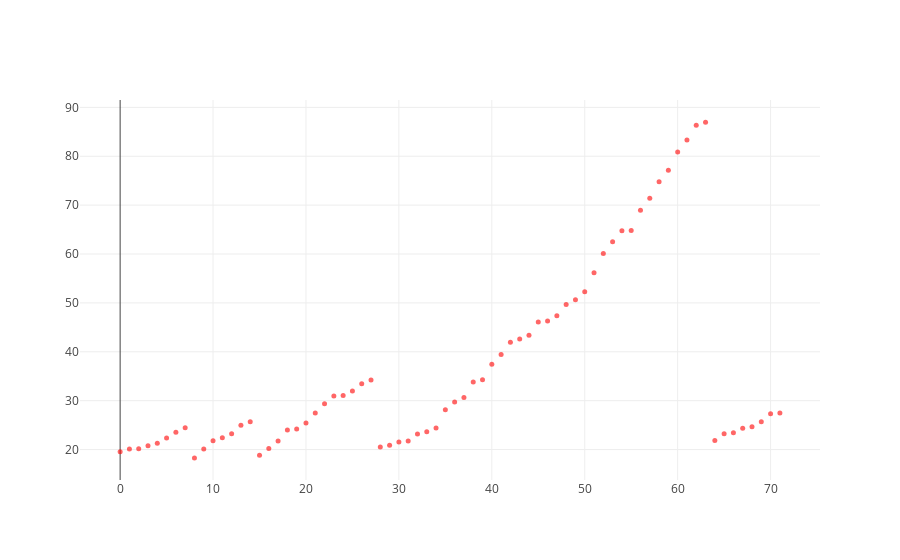

The cell this chart's notebook holds for it:
### Markdown cell above
## Case 1: Clustering a single variable
In this case we make an expectation that engine heat always increases.

### Code cell
from plotly.offline import download_plotlyjs, init_notebook_mode, plot, iplot
import plotly.graph_objs as go

init_notebook_mode(connected=True)

df_case1 = df_init.copy()

df_case1 = generate_engine_heat(df_case1)

fig = go.Figure()
fig.add_scatter(
    x=df_case1['time'],
    y=df_case1['engine_heat'],
    mode='markers',
    marker={
        'size': 5,
        'color': 'red',
        'opacity': 0.6,
        'colorscale': 'Viridis'
    }
)
iplot(fig)

### Figure 1 — Plotly figure (JSON) as saved in the notebook; plotly's stock layout.template omitted (floating-point values rounded to 4 significant figures)
{"data": [{"marker": {"color": "red", "colorscale": "Viridis", "opacity": 0.6, "size": 5}, "mode": "markers", "type": "scatter", "uid": "50e15180-d4ff-4828-982f-4b53ae8f19c8", "x": [0, 1, 2, 3, 4, 5, 6, 7, 8, 9, 10, 11, 12, 13, 14, 15, 16, 17, 18, 19, 20, 21, 22, 23, 24, 25, 26, 27, 28, 29, 30, 31, 32, 33, 34, 35, 36, 37, 38, 39, 40, 41, 42, 43, 44, 45, 46, 47, 48, 49, 50, 51, 52, 53, 54, 55, 56, 57, 58, 59, 60, 61, 62, 63, 64, 65, 66, 67, 68, 69, 70, 71], "y": [19.52, 20.13, 20.18, 20.78, 21.27, 22.38, 23.51, 24.46, 18.29, 20.11, 21.81, 22.4, 23.25, 24.94, 25.71, 18.84, 20.22, 21.75, 24.01, 24.19, 25.42, 27.48, 29.39, 30.94, 31.03, 31.96, 33.45, 34.24, 20.51, 20.86, 21.53, 21.75, 23.18, 23.64, 24.4, 28.16, 29.71, 30.63, 33.83, 34.28, 37.44, 39.43, 41.97, 42.6, 43.38, 46.11, 46.32, 47.38, 49.68, 50.64, 52.26, 56.17, 60.1, 62.5, 64.76, 64.83, 68.98, 71.41, 74.77, 77.15, 80.87, 83.35, 86.36, 86.99, 21.86, 23.24, 23.45, 24.33, 24.67, 25.68, 27.32, 27.5]}], "layout": {}}
